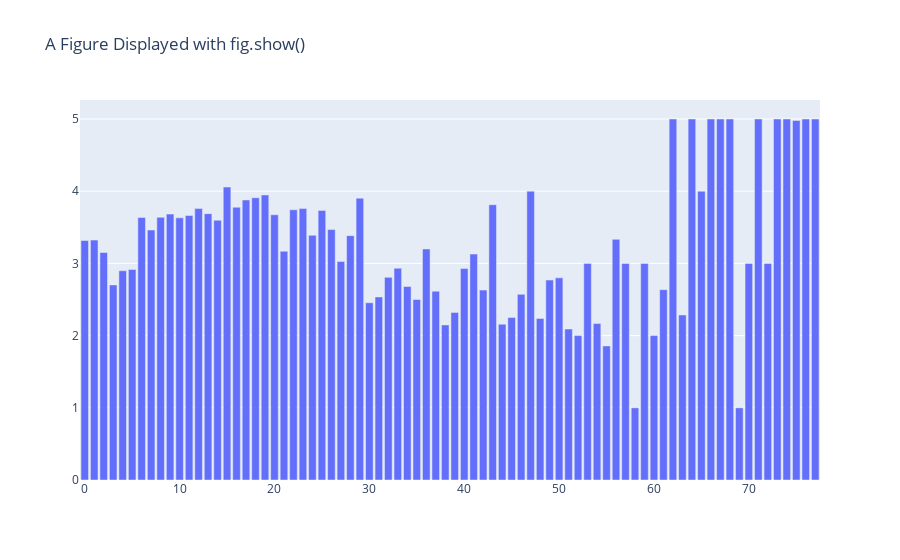

Notebook code cell kept with this figure:
### Code cell
import plotly.graph_objects as go
fig = go.Figure(
    data=[go.Bar(y=y[:100])],
    layout_title_text="A Figure Displayed with fig.show()"
)
fig.show()

### Figure 1 — Plotly figure (JSON) as saved in the notebook; plotly's stock layout.template omitted (floating-point values rounded to 4 significant figures)
{"data": [{"type": "bar", "y": [3.317, 3.323, 3.151, 2.702, 2.898, 2.915, 3.637, 3.462, 3.638, 3.683, 3.631, 3.663, 3.759, 3.689, 3.597, 4.057, 3.778, 3.878, 3.91, 3.948, 3.674, 3.168, 3.743, 3.759, 3.388, 3.734, 3.468, 3.026, 3.385, 3.904, 2.455, 2.536, 2.806, 2.933, 2.68, 2.5, 3.2, 2.615, 2.148, 2.322, 2.929, 3.129, 2.63, 3.812, 2.158, 2.25, 2.571, 4, 2.237, 2.769, 2.8, 2.091, 2, 3, 2.167, 1.857, 3.333, 3, 1, 3, 2, 2.636, 5, 2.286, 5, 4, 5, 5, 5, 1, 3, 5, 3, 5, 5, 4.979, 5, 5]}], "layout": {"title": {"text": "A Figure Displayed with fig.show()"}}}
